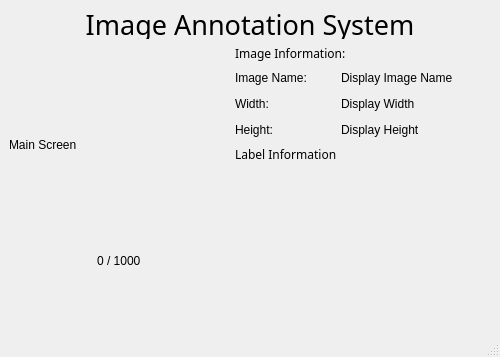
<?xml version="1.0" encoding="UTF-8"?>
<ui version="4.0">
 <class>MainWindow</class>
 <widget class="QMainWindow" name="MainWindow">
  <property name="geometry">
   <rect>
    <x>0</x>
    <y>0</y>
    <width>500</width>
    <height>357</height>
   </rect>
  </property>
  <property name="windowTitle">
   <string>MainWindow</string>
  </property>
  <widget class="QWidget" name="centralwidget">
   <layout class="QGridLayout" name="gridLayout_2">
    <item row="1" column="0">
     <layout class="QVBoxLayout" name="verticalLayout_2">
      <item>
       <widget class="QLabel" name="mainScreenLabel">
        <property name="minimumSize">
         <size>
          <width>200</width>
          <height>200</height>
         </size>
        </property>
        <property name="text">
         <string>Main Screen</string>
        </property>
       </widget>
      </item>
      <item>
       <layout class="QHBoxLayout" name="horizontalLayout">
        <property name="sizeConstraint">
         <enum>QLayout::SetDefaultConstraint</enum>
        </property>
        <item>
         <spacer name="horizontalSpacer">
          <property name="orientation">
           <enum>Qt::Horizontal</enum>
          </property>
          <property name="sizeHint" stdset="0">
           <size>
            <width>40</width>
            <height>20</height>
           </size>
          </property>
         </spacer>
        </item>
        <item>
         <widget class="QLabel" name="progressTextLabel">
          <property name="minimumSize">
           <size>
            <width>0</width>
            <height>20</height>
           </size>
          </property>
          <property name="maximumSize">
           <size>
            <width>80</width>
            <height>20</height>
           </size>
          </property>
          <property name="text">
           <string>0 / 1000</string>
          </property>
         </widget>
        </item>
        <item>
         <spacer name="horizontalSpacer_2">
          <property name="orientation">
           <enum>Qt::Horizontal</enum>
          </property>
          <property name="sizeHint" stdset="0">
           <size>
            <width>40</width>
            <height>20</height>
           </size>
          </property>
         </spacer>
        </item>
       </layout>
      </item>
     </layout>
    </item>
    <item row="1" column="1" rowspan="2">
     <layout class="QVBoxLayout" name="verticalLayout">
      <item>
       <layout class="QHBoxLayout" name="horizontalLayout_2">
        <item>
         <layout class="QGridLayout" name="gridLayout">
          <item row="2" column="0">
           <widget class="QLabel" name="widthLabel">
            <property name="minimumSize">
             <size>
              <width>100</width>
              <height>20</height>
             </size>
            </property>
            <property name="maximumSize">
             <size>
              <width>50</width>
              <height>100</height>
             </size>
            </property>
            <property name="font">
             <font>
              <family>Arial</family>
             </font>
            </property>
            <property name="text">
             <string>Width:</string>
            </property>
           </widget>
          </item>
          <item row="1" column="1">
           <widget class="QLabel" name="displayImageNameLabel">
            <property name="minimumSize">
             <size>
              <width>150</width>
              <height>20</height>
             </size>
            </property>
            <property name="maximumSize">
             <size>
              <width>150</width>
              <height>20</height>
             </size>
            </property>
            <property name="font">
             <font>
              <family>Arial</family>
             </font>
            </property>
            <property name="text">
             <string>Display Image Name</string>
            </property>
           </widget>
          </item>
          <item row="2" column="1">
           <widget class="QLabel" name="displayImageWidthLabel">
            <property name="minimumSize">
             <size>
              <width>150</width>
              <height>20</height>
             </size>
            </property>
            <property name="maximumSize">
             <size>
              <width>150</width>
              <height>20</height>
             </size>
            </property>
            <property name="font">
             <font>
              <family>Arial</family>
             </font>
            </property>
            <property name="text">
             <string>Display Width</string>
            </property>
           </widget>
          </item>
          <item row="3" column="1">
           <widget class="QLabel" name="displayImageHeightLabel">
            <property name="minimumSize">
             <size>
              <width>150</width>
              <height>20</height>
             </size>
            </property>
            <property name="maximumSize">
             <size>
              <width>150</width>
              <height>20</height>
             </size>
            </property>
            <property name="font">
             <font>
              <family>Arial</family>
             </font>
            </property>
            <property name="text">
             <string>Display Height</string>
            </property>
           </widget>
          </item>
          <item row="3" column="0">
           <widget class="QLabel" name="heightLabel">
            <property name="minimumSize">
             <size>
              <width>100</width>
              <height>20</height>
             </size>
            </property>
            <property name="maximumSize">
             <size>
              <width>100</width>
              <height>20</height>
             </size>
            </property>
            <property name="font">
             <font>
              <family>Arial</family>
             </font>
            </property>
            <property name="text">
             <string>Height:</string>
            </property>
           </widget>
          </item>
          <item row="1" column="0">
           <widget class="QLabel" name="label_8">
            <property name="minimumSize">
             <size>
              <width>100</width>
              <height>20</height>
             </size>
            </property>
            <property name="maximumSize">
             <size>
              <width>100</width>
              <height>20</height>
             </size>
            </property>
            <property name="font">
             <font>
              <family>Arial</family>
             </font>
            </property>
            <property name="text">
             <string>Image Name:</string>
            </property>
           </widget>
          </item>
          <item row="0" column="0" colspan="2">
           <widget class="QLabel" name="label_2">
            <property name="font">
             <font>
              <family>Arial Black</family>
             </font>
            </property>
            <property name="text">
             <string>Image Information:</string>
            </property>
           </widget>
          </item>
         </layout>
        </item>
       </layout>
      </item>
      <item>
       <widget class="QLabel" name="label_3">
        <property name="font">
         <font>
          <family>Arial Black</family>
         </font>
        </property>
        <property name="text">
         <string>Label Information</string>
        </property>
       </widget>
      </item>
      <item>
       <widget class="DynamicCheckBox" name="sideCheckBox" native="true">
        <property name="minimumSize">
         <size>
          <width>0</width>
          <height>0</height>
         </size>
        </property>
       </widget>
      </item>
      <item>
       <spacer name="verticalSpacer">
        <property name="orientation">
         <enum>Qt::Vertical</enum>
        </property>
        <property name="sizeHint" stdset="0">
         <size>
          <width>20</width>
          <height>40</height>
         </size>
        </property>
       </spacer>
      </item>
     </layout>
    </item>
    <item row="2" column="0">
     <spacer name="verticalSpacer_2">
      <property name="orientation">
       <enum>Qt::Vertical</enum>
      </property>
      <property name="sizeHint" stdset="0">
       <size>
        <width>20</width>
        <height>3</height>
       </size>
      </property>
     </spacer>
    </item>
    <item row="3" column="1">
     <spacer name="verticalSpacer_3">
      <property name="orientation">
       <enum>Qt::Vertical</enum>
      </property>
      <property name="sizeHint" stdset="0">
       <size>
        <width>20</width>
        <height>6</height>
       </size>
      </property>
     </spacer>
    </item>
    <item row="0" column="0" colspan="2">
     <widget class="QLabel" name="label">
      <property name="minimumSize">
       <size>
        <width>0</width>
        <height>30</height>
       </size>
      </property>
      <property name="maximumSize">
       <size>
        <width>16777215</width>
        <height>30</height>
       </size>
      </property>
      <property name="font">
       <font>
        <family>Arial Black</family>
        <pointsize>20</pointsize>
        <weight>50</weight>
        <bold>false</bold>
       </font>
      </property>
      <property name="layoutDirection">
       <enum>Qt::LeftToRight</enum>
      </property>
      <property name="text">
       <string>Image Annotation System</string>
      </property>
      <property name="alignment">
       <set>Qt::AlignCenter</set>
      </property>
     </widget>
    </item>
   </layout>
  </widget>
  <widget class="QMenuBar" name="menubar">
   <property name="geometry">
    <rect>
     <x>0</x>
     <y>0</y>
     <width>500</width>
     <height>22</height>
    </rect>
   </property>
  </widget>
  <widget class="QStatusBar" name="statusbar"/>
 </widget>
 <customwidgets>
  <customwidget>
   <class>DynamicCheckBox</class>
   <extends>QWidget</extends>
   <header location="global">dynamiccheckbox.h</header>
   <container>1</container>
  </customwidget>
 </customwidgets>
 <resources/>
 <connections/>
</ui>
